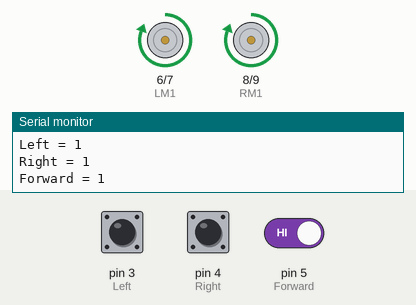
Recording of a sketch running on a simulated Arduino Uno, built with avr-gcc and run on an emulated ATmega328P. Parts: motor-driver pin pairs drawn as motors (green arrow = first pin HIGH = forward, orange = second pin HIGH = backward, longer = more drive), the last lines printed to the serial monitor. Inputs (shaded band) come from the test bench; at power-on: pin 3 (Left) HIGH, pin 4 (Right) HIGH, pin 5 (Forward) HIGH.

Above: at 1.2 s.
1.3 s: pin 3 (Left) pulled LOW for 0.15 s
At 1.5 s:
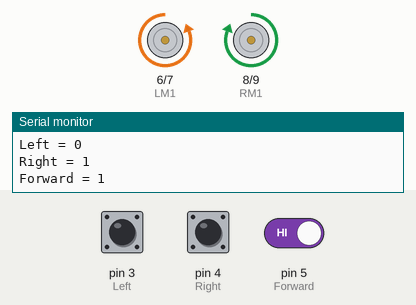
3.1 s: pin 4 (Right) pulled LOW for 0.15 s
At 3.31 s:
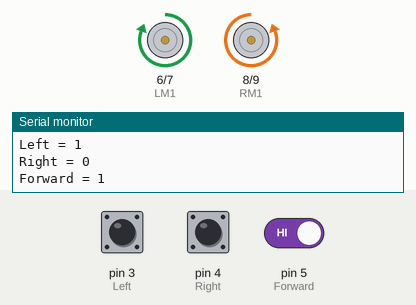
4.9 s: pin 5 (Forward) driven LOW
At 5.9 s:
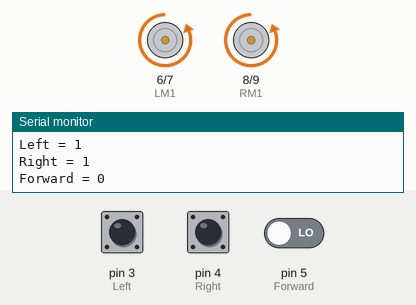
6.5 s: pin 3 (Left) pulled LOW for 3.2 s
At 7.5 s:
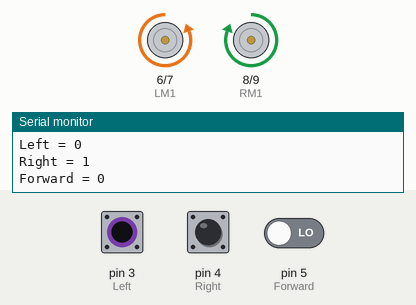
12.7 s: pin 4 (Right) pulled LOW for 3.2 s
At 13.7 s:
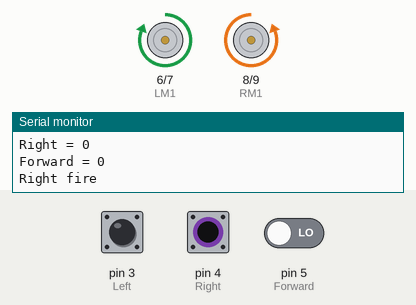
Timing chart, 0 to 17.5 s (numbered marks = the images above; inputs shaded):
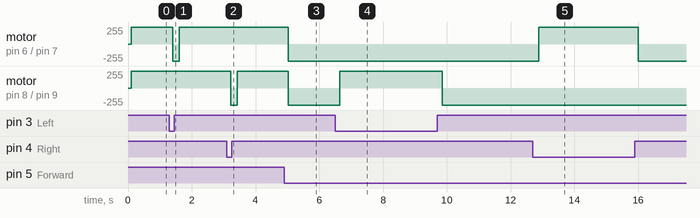

Measured:
- after the input at 1.3 s, motor on pin 6 (LM1) / pin 7 (LM2): forward 255/255 → backward 255/255 after 0.11 s, → forward 255/255 0.20 s later
- after the input at 3.1 s, motor on pin 8 (RM1) / pin 9 (RM2): forward 255/255 → backward 255/255 after 0.12 s, → forward 255/255 0.20 s later
- after the input at 4.9 s, motor on pin 6 (LM1) / pin 7 (LM2), motor on pin 8 (RM1) / pin 9 (RM2): forward 255/255 → backward 255/255 after 0.13 s
- after the input at 6.5 s, motor on pin 8 (RM1) / pin 9 (RM2): backward 255/255 → forward 255/255 after 0.14 s, → backward 255/255 3.2 s later
- after the input at 12.7 s, motor on pin 6 (LM1) / pin 7 (LM2): backward 255/255 → forward 255/255 after 0.18 s, → backward 255/255 3.1 s later

The sketch:

test3.ino
```cpp
#define Left 3      // left sensor
#define Right 4     // right sensor
#define Forward 5   // front sensor

#define LM1 6       // left motor input 1
#define LM2 7       // left motor input 2
#define RM1 8       // right motor input 1
#define RM2 9       // right motor input 2

void setup() {
  pinMode(Left, INPUT);
  pinMode(Right, INPUT);
  pinMode(Forward, INPUT);
  pinMode(LM1, OUTPUT);
  pinMode(LM2, OUTPUT);
  pinMode(RM1, OUTPUT);
  pinMode(RM2, OUTPUT);
  Serial.begin(9600);
}

// --- Motor movement functions ---
void forward() {
  digitalWrite(LM1, HIGH);
  digitalWrite(LM2, LOW);
  digitalWrite(RM1, HIGH);
  digitalWrite(RM2, LOW);
  Serial.println("Forward");
}

void backward() {
  digitalWrite(LM1, LOW);
  digitalWrite(LM2, HIGH);
  digitalWrite(RM1, LOW);
  digitalWrite(RM2, HIGH);
  Serial.println("Backward");
}

void left_turn() {
  digitalWrite(LM1, LOW);
  digitalWrite(LM2, HIGH);
  digitalWrite(RM1, HIGH);
  digitalWrite(RM2, LOW);
  Serial.println("Left Turn");
}

void right_turn() {
  digitalWrite(LM1, HIGH);
  digitalWrite(LM2, LOW);
  digitalWrite(RM1, LOW);
  digitalWrite(RM2, HIGH);
  Serial.println("Right Turn");
}

void stop_robot() {
  digitalWrite(LM1, LOW);
  digitalWrite(LM2, LOW);
  digitalWrite(RM1, LOW);
  digitalWrite(RM2, LOW);
  Serial.println("Stop");
}

void loop() {
  int lf = digitalRead(Left);
  int rf = digitalRead(Right);
  int ff = digitalRead(Forward);

  Serial.print("Left = ");
  Serial.println(lf);
  Serial.print("Right = ");
  Serial.println(rf);
  Serial.print("Forward = ");
  Serial.println(ff);
  delay(100);

  // --- Logic ---
  if (!lf) {          // left sensor detects obstacle/fire
    Serial.println("Left fire");
    left_turn();
  }
  else if (!rf) {     // right sensor detects obstacle/fire
    Serial.println("Right fire");
    right_turn();
  }
  else if (!ff) {     // forward sensor detects obstacle/fire
    Serial.println("Forward fire");
    backward();
  }
  else {
    forward();        // nothing detected, keep moving forward
  }
}
```
